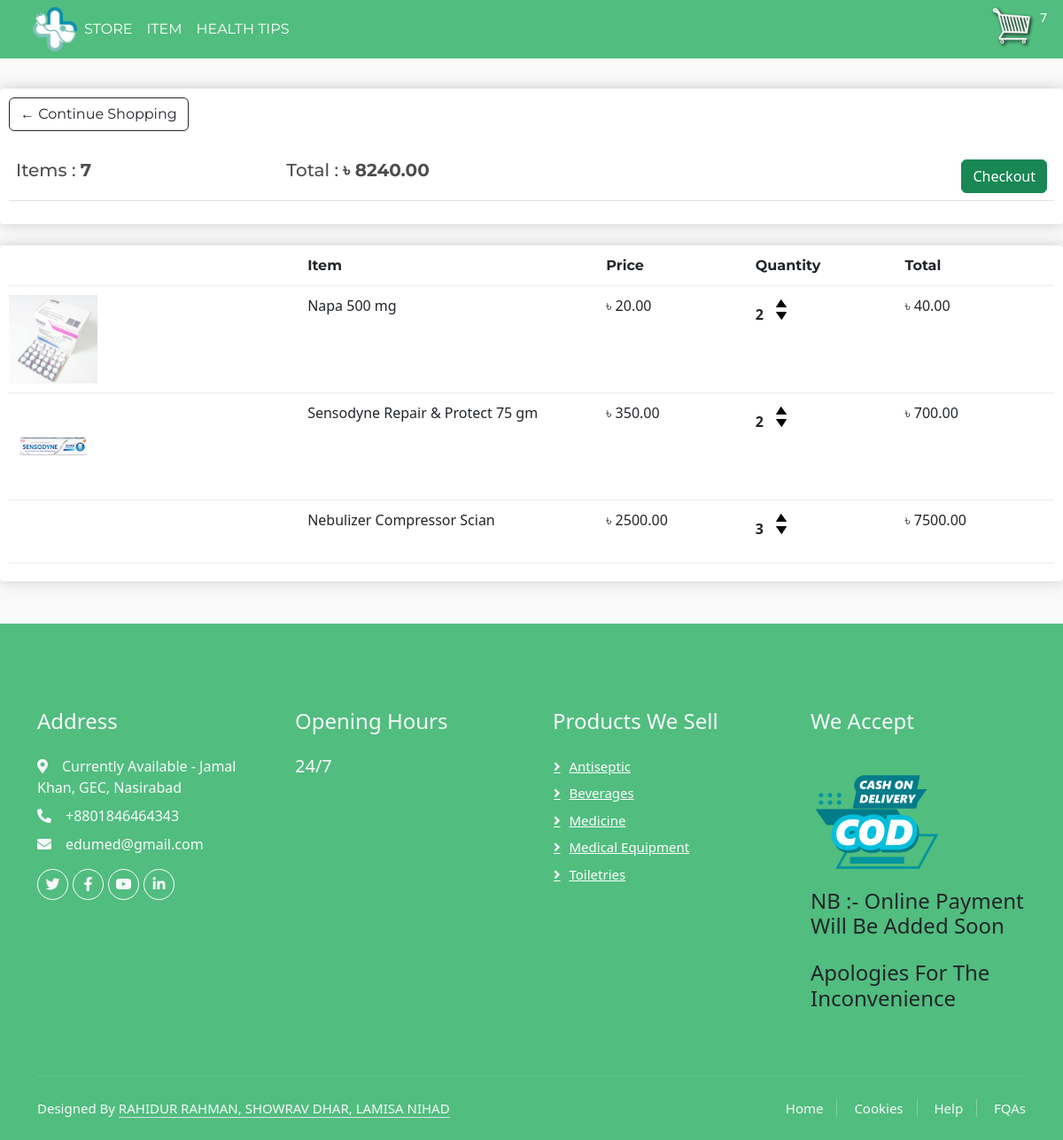
The app's page /cart/ (signed in) with its own data.
### store/models.py (models this page shows, shortened)
class Order(models.Model):
    customer = models.ForeignKey(Customer,on_delete=models.SET_NULL,blank=True,null=True)
    date_ordered = models.DateTimeField(auto_now_add=True)
    complete = models.BooleanField(default=False,null=True,blank=False)
    transaction_id = models.CharField(max_length=200, null=True)
    @property
    def get_cart_total(self):
        orderitems = self.orderitem_set.all()
        total = sum([item.get_total for item in orderitems ])
        return total
    @property
    def get_cart_items(self):
        orderitems = self.orderitem_set.all()
        total = sum([item.quantity for item in orderitems ])
        return total

class OrderItem(models.Model):
    product = models.ForeignKey(Product,on_delete=models.SET_NULL,blank=True,null=True)
    order = models.ForeignKey(Order,on_delete=models.SET_NULL,blank=True,null=True)
    quantity = models.IntegerField(default=0,null=True,blank=True)
    date_added = models.DateTimeField(auto_now_add=True)
    @property
    def get_total(self):
        total = self.product.price * self.quantity
        return total

class Product(models.Model):
    name = models.CharField(max_length=250, null=True)
    price = models.DecimalField(max_digits=7,decimal_places=2)
    category = models.ForeignKey(Category, on_delete=models.CASCADE)
    digital = models.BooleanField(default=False, null=True,blank=False)  # if a product is digital then this field will be true
    image = models.ImageField(null=True,blank=True)
    @property
    def imageURL(self):
        try:
            url = self.image.url
        except:
            url = ''
        return url

### store/views.py (the view)
# urls.py: path('cart/',views.cart, name="Cart"),
def cart(request):
    data = cartData(request)
    cartItems = data['cartItems']
    order = data['order']
    items = data['items']
    context = {'items': items, 'order': order,'cartItems': cartItems}
    return render(request, 'store/cart.html', context)

### store/utils.py (called while the page is built)
def cartData(request):
    if request.user.is_authenticated:
        customer = request.user.customer
        order, created = Order.objects.get_or_create(customer=customer, complete=False)
        items = order.orderitem_set.all()
        cartItems = order.get_cart_items
    else:
        cookieData = cookieCart(request)
        cartItems = cookieData['cartItems']
        order = cookieData['order']
        items = cookieData['items']
    return{'cartItems':cartItems,'order':order,'items':items}

### store/templates/store/cart.html
{% extends 'store/main.html' %}
{% load static %}
{% block content %}
<div class="row">
    <div class="col-lg-12">
        <div class="box-element">
            <a class="btn btn-outline-dark" style="font-family: 'Montserrat', sans-serif;"  href="{% url 'Store' %}"> &#x2190; Continue Shopping </a>
            <br>
            <br>
            <table class="table">
                <tr>
                    <th><h5 style="font-family: 'Montserrat', sans-serif;" > Items : <strong>{{order.get_cart_items}}</strong></h5></th>
                    <th><h5 style="font-family: 'Montserrat', sans-serif;" > Total : <strong>৳ {{order.get_cart_total|floatformat:2}}</strong></h5></th>
                    <th>
                        <a style="float: right;margin :5px font-family: 'Montserrat', sans-serif;" style="" class="btn btn-success" href="{% url 'Checkout' %}">Checkout</a>
                    </th>
                </tr>
            </table>
        </div>
        <br>
        <div class="box-element">
            <div class="cart-row">
                <div style="flex: 2"></div>
                <div style="flex: 2"><strong style="font-family: 'Montserrat', sans-serif;" >Item</strong></div>
                <div style="flex: 1"><strong style="font-family: 'Montserrat', sans-serif;" >Price</strong></div>
                <div style="flex: 1"><strong style="font-family: 'Montserrat', sans-serif;" >Quantity</strong></div>
                <div style="flex: 1"><strong style="font-family: 'Montserrat', sans-serif;" >Total</strong></div>
            </div>
            {% for item in items %}{% comment %} empty items render kortese keno janina {% endcomment %}
            <div class="cart-row">
                    <div style="flex: 2"><img class="row-image" src="{{item.product.imageURL}}" alt=""></div>
                <div style="flex: 2">{{item.product.name}}</div>
                <div style="flex: 1">৳ {{item.product.price|floatformat:2}}</div>
                <div style="flex: 1">
                    <p class="quantity">{{item.quantity}}</p>
                    <div class="quantity">
                        <img data-product={{item.product.id}} data-action="add" class="chg-quantity update-cart" src="{% static  'images/arrow-up.png' %}">
                        <img data-product={{item.product.id}} data-action="remove" class="chg-quantity update-cart" src="{% static  'images/arrow-down.png' %}">
                    </div>
                </div>
                <div style="flex: 1">৳ {{item.get_total|floatformat:2}}</div>
            </div>
            {% endfor %}
        </div>
    </div>
</div>
{% endblock content %}

### store/templates/store/main.html (shortened to what this page needs)
<!DOCTYPE html>
{% load static %}
<html lang="en">
<head>
  <link href="https://cdn.jsdelivr.net/npm/bootstrap@5.3.0/dist/css/bootstrap.min.css" rel="stylesheet"
 />
  <link href="https://cdnjs.cloudflare.com/ajax/libs/font-awesome/5.10.0/css/all.min.css" rel="stylesheet">
  <link rel="stylesheet" type="text/css" href="{% static 'css/main.css' %}" />
</head>
<body>
  <!DOCTYPE html>
  <html lang="en">
  <head>
  </head>
  <body>
      <nav class="navbar navbar-expand-lg navbar-dark bg-dark py-1">
          <div class="container-fluid">
              <a href="{% url 'Store' %}">
                  <div class="d-flex align-items-center justify-content-between">
                      <img id="cart-icon" src="{% static 'images/nav_pic.png' %}" width="500" height="50" />
                  </div>
              </a>
              <div class="collapse navbar-collapse" id="navbarSupportedContent">
                  <ul class="navbar-nav me-auto mb-2 mb-lg-0">
                      <li class="nav-item">
                          <a class="nav-link active" aria-current="page" style="font-family: 'Montserrat', sans-serif;"
                              href="{% url 'Store' %}">STORE</a>
                      </li>
                      <li class="nav-item">
                          <a class="nav-link active" aria-current="page" style="font-family: 'Montserrat', sans-serif;"
                              href="{% url 'Store' %}#items">ITEM</a>
                      </li>
                      <li class="nav-item">
                          <a class="nav-link active" aria-current="page" style="font-family: 'Montserrat', sans-serif;"
                              href="{% url 'healthtips' %}">HEALTH TIPS</a>
                      </li>
                  </ul>
                  <div class="py-0 mb-2 d-flex align-items-center justify-content-between">
                      <a href="{% url 'Cart' %}">
                          <div class="d-flex align-items-center justify-content-between">
                              <img id="cart-icon" src="{% static 'images/cart.png' %}" />
                              <p id="cart-total">{{cartItems}}</p>
                          </div>
                      </a>
                  </div>
              </div>
          </div>
      </nav>
  </body>
  </html>
  <br />
  {% block content %} {% endblock content %}
<div class="container-fluid bg-dark text-light footer pt-5 mt-5 wow fadeIn" data-wow-delay="0.1s">
  <div class="container py-5">
    <div class="row g-5">
      <div class="col-lg-3 col-md-6">
        <h4 class="text-light mb-4">Address</h4>
        <p class="mb-2"><i class="fa fa-map-marker-alt me-3"></i>Currently Available - Jamal Khan, GEC, Nasirabad</p>
        <p class="mb-2"><i class="fa fa-phone-alt me-3"></i>+8801846464343</p>
        <p class="mb-2"><i class="fa fa-envelope me-3"></i>edumed@gmail.com</p>
        <div class="d-flex pt-2">
          <a class="btn btn-outline-light btn-social" href=""><i class="fab fa-twitter"></i></a>
          <a class="btn btn-outline-light btn-social" href=""><i class="fab fa-facebook-f"></i></a>
          <a class="btn btn-outline-light btn-social" href=""><i class="fab fa-youtube"></i></a>
          <a class="btn btn-outline-light btn-social" href=""><i class="fab fa-linkedin-in"></i></a>
        </div>
      </div>
      <div class="col-lg-3 col-md-6">
        <h4 class="text-light mb-4">Opening Hours</h4>
        <h5 class="text-light" style="text-align: middle;">24/7</h5>
      </div>
      <div class="col-lg-3 col-md-6">
        <h4 class="text-light mb-4">Products We Sell</h4>
        <a class="btn btn-link" href="">Antiseptic</a>
        <a class="btn btn-link" href="">Beverages</a>
        <a class="btn btn-link" href="">Medicine</a>
        <a class="btn btn-link" href="">Medical Equipment</a>
        <a class="btn btn-link" href="">Toiletries</a>
      </div>
      <div class="col-lg-3 col-md-6">
        <h4 class="text-light mb-4">We Accept</h4>
        <div class="payment-logo text-right">
            <img src="{% static 'images/COD.png' %}" alt="Payment Logo" width="150" height="150">
            <br>
            <h4 class="text-dark mb-4" >NB :- Online Payment Will Be Added Soon</h4>
            <h4 class="text-dark mb-4" >Apologies For The Inconvenience</h4>
        </div>
    </div>
    </div>
  </div>
  <div class="container">
    <div class="copyright">
      <div class="row">
        <div class="col-md-6 text-center text-md-start mb-3 mb-md-0">
          Designed By
          <a class="border-bottom">RAHIDUR RAHMAN, SHOWRAV DHAR, LAMISA NIHAD</a>
        </div>
        <div class="col-md-6 text-center text-md-end">
          <div class="footer-menu">
            <a href="">Home</a>
            <a href="">Cookies</a>
            <a href="">Help</a>
            <a href="">FQAs</a>
          </div>
        </div>
      </div>
    </div>
  </div>
</div>
</body>
</html>

### static/css/main.css (style rules this page uses)
body { background-color: hsl(0, 0%, 98%); }
h1,h2,h3,h4,h5,h6 { color:hsl(0, 0%, 30%); }
a { text-decoration: none; }
.box-element { box-shadow:hsl(0, 0%, 80%) 0 0 16px; background-color: #fff; border-radius: 4px; padding: 10px; }
.bg-dark { background-color: #2aaf62ce!important; }
#cart-icon { width:50px; display: inline-block; margin-left: 25px; }
#cart-total { display: block; text-align: center; color:white; width: 20px; height: 25px; border-radius: 100%; font-size: 14px; }
.col-lg-4, .col-lg-6, .col-lg-8, .col-lg-12 { margin-top: 10px; }
.btn { border-radius: 10; }
.row-image { width: 100px; }
.cart-row { display: flex; align-items: flex-stretch; padding-bottom: 10px; margin-bottom: 10px; border-bottom: 1px solid #ececec; }
.quantity { display: inline-block; font-weight: 700; padding-right:10px; }
.chg-quantity { width: 12px; cursor: pointer; display: block; margin-top: 5px; transition:.1s; }
body { background-color: #f9f9fa }
.footer { background-size: cover; }
.footer .btn.btn-social { margin-right: 5px; width: 35px; height: 35px; display: flex; align-items: center; justify-content: center; color: var(--light); border: 1px solid #FFFFFF; border-radius: 35px; transition: .3s; }
.footer .btn.btn-link { display: block; margin-bottom: 5px; padding: 0; text-align: left; color: #FFFFFF; font-size: 15px; font-weight: normal; text-transform: capitalize; transition: .3s; }
.footer .btn.btn-link::before { position: relative; content: "\f105"; font-family: "Font Awesome 5 Free"; font-weight: 900; margin-right: 10px; }
.footer .copyright { padding: 25px 0; font-size: 15px; border-top: 1px solid rgba(256, 256, 256, .1); }
.footer .copyright a { color: var(--light); }
.footer .footer-menu a { margin-right: 15px; padding-right: 15px; border-right: 1px solid rgba(255, 255, 255, .3); }
.footer .footer-menu a:last-child { margin-right: 0; padding-right: 0; border-right: none; }
.nav-item .nav-link { color: #333; transition: color 0.3s; }
.bg-dark { background-color: #2aaf62 important; }

### records on screen
Order: get_cart_items "7", get_cart_total "8240.00"
OrderItem: product.imageURL (picture), product.name "Napa 500 mg", product.price "20.00", quantity "2", get_total "40.00"
OrderItem: product.imageURL (picture), product.name "Sensodyne Repair & Protect 75 gm", product.price "350.00", quantity "2", get_total "700.00"
OrderItem: product.name "Nebulizer Compressor Scian", product.price "2500.00", quantity "3", get_total "7500.00"

### other values on screen
{{ cartItems }} "7"
